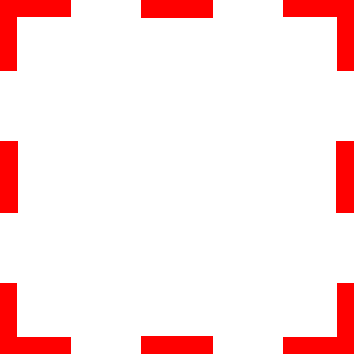
#> input picture 1OpenCVBasic/1.png, 354 x 354 px
$ jupyter execute '图像的几何变换.ipynb'   (shell and % lines are left out)
#> lines starting #> are read from the running program, lines starting #| are printed output that depends on the picture
[cell 1]
import numpy as np
import cv2

[cell 2]
from matplotlib import pyplot as plt

[cell 3]
def display(img):
    img = cv2.cvtColor(img,cv2.COLOR_BGR2RGB)
    plt.imshow(img)
    plt.xticks([]),plt.yticks([])
    plt.show()

[cell 4]
def guidisplay(img):
    cv2.imshow('image',img)
    cv2.waitKey(0)

### 缩放

[cell 5]
img = cv2.imread('1.png')
#> img is the input picture: shape (354, 354, 3); mean B, G, R 227.2, 227.2, 255

[cell 6]
display(img)

[cell 7]
res = cv2.resize(img,None,fx=0.5, fy=0.5, interpolation = cv2.INTER_LINEAR)
guidisplay(res)

[cell 8]
res.shape
#> Out = (177, 177, 3)

[cell 9]
img.shape
#> Out = (354, 354, 3)

### 移动

[cell 10]
rows,cols,_ = img.shape
#> rows = 354; cols = 354
M = np.float32([[1,0,10],[0,1,20]])#移动矩阵，10是x方向，20是y方向
dst = cv2.warpAffine(img,M,(cols,rows))
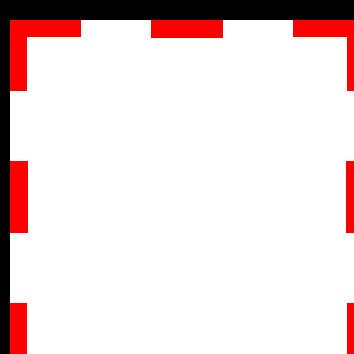
#> dst: shape (354, 354, 3); mean B, G, R 217.7, 217.7, 233.8
display(dst)

### 旋转

[cell 11]
M = cv2.getRotationMatrix2D((cols/2,rows/2),90,1)#旋转中心是图片中心，注意是逆时针旋转的
dst = cv2.warpAffine(dst,M,(cols,rows))
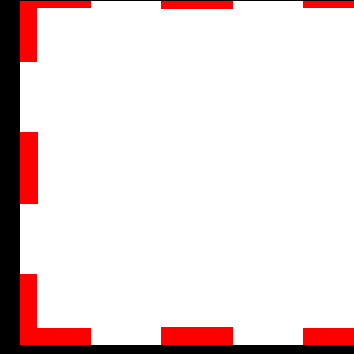
#> dst: shape (354, 354, 3); mean B, G, R 217.7, 217.7, 233.8
display(dst)

### 仿射变换Affine transform
参考资料https://blog.csdn.net/robert_chen1988/article/details/80498805

[cell 12]
rows,cols,ch = img.shape
#> ch = 3

pts1 = np.float32([[50,50],[200,50],[50,200]])
pts2 = np.float32([[10,100],[200,50],[100,250]])
M = cv2.getAffineTransform(pts1,pts2)

dst = cv2.warpAffine(img,M,(cols,rows))
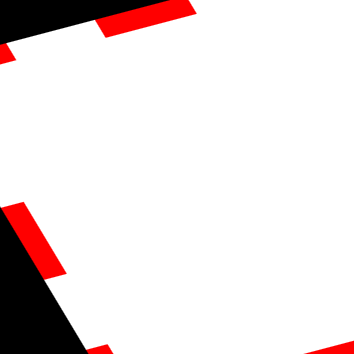
#> dst: shape (354, 354, 3); mean B, G, R 224.8, 224.8, 234

plt.subplot(121),plt.imshow(img),plt.title('Input')
plt.subplot(122),plt.imshow(dst),plt.title('Output')
plt.show()
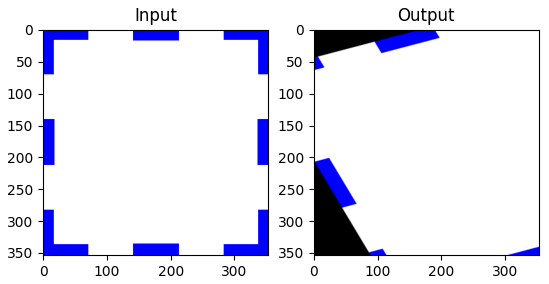
#> figure drawn by matplotlib, 2 panels; B, G, R data is drawn as R, G, B

### 透视变换Perspectivetransformation

[cell 13]
chess = cv2.imread('chess.jpg')
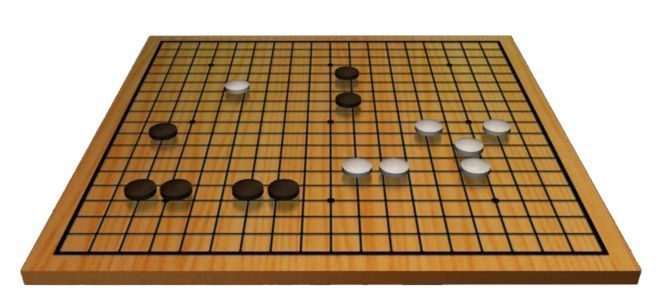
#> input picture 1OpenCVBasic/chess.jpg, 658 x 308 px
#> chess is the input picture: shape (308, 658, 3); mean B, G, R 128, 160.4, 185.8
rows,cols,ch = chess.shape
#> rows = 308; cols = 658

pts1 = np.float32([[162,40],[56,251],[498,40],[606,252]])
pts2 = np.float32([[0,0],[0,300],[300,0],[300,300]])

M = cv2.getPerspectiveTransform(pts1,pts2)

dst = cv2.warpPerspective(chess,M,(300,300))
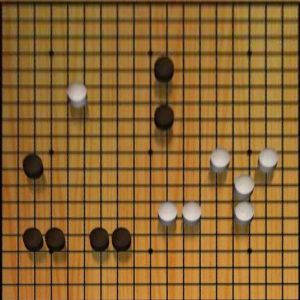
#> dst: shape (300, 300, 3); mean B, G, R 48.9, 100.5, 137.6

plt.subplot(121),plt.imshow(chess),plt.title('Input')
plt.subplot(122),plt.imshow(dst),plt.title('Output')
plt.show()
#> figure, not shown here; B, G, R data is drawn as R, G, B
